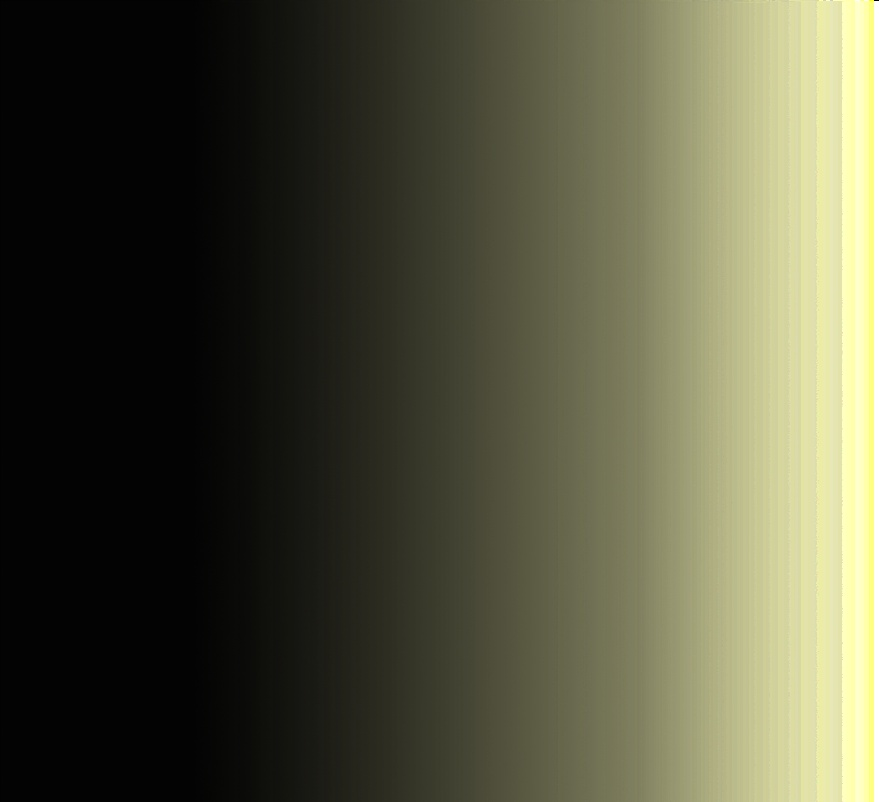
#> input picture images/gradient.jpg, 879 x 802 px, shrunk from 1544 x 1409 before the run
$ jupyter execute --allow-errors thresholding_with_matplotlib.ipynb
#> lines starting #> are read from the running program, lines starting #| are printed output that depends on the picture; after the words box and inside, x2 and y2 are one past the last pixel; in counts of white or black regions, pixels touching at a corner belong together
[cell 1]
import cv2
from matplotlib import pyplot as plt
import numpy as np

[cell 2]
img = cv2.imread('images/lena.jpg',-1)
print(cv2.imshow('lena',img))
#| None
#> (the rest of this cell did not finish here and is left out)

[cell 3]
img = cv2.imread('images/gradient.jpg',0)
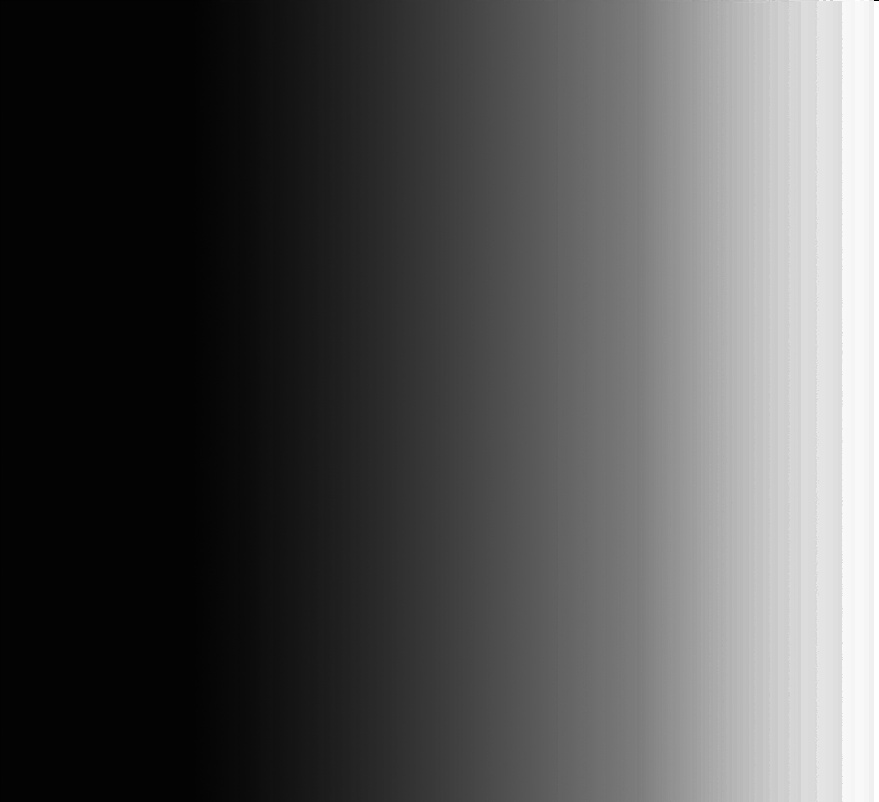
#> img: shape (802, 879); min 0, max 255, mean 81.6
_,th1 = cv2.threshold(img,55,255,cv2.THRESH_BINARY)
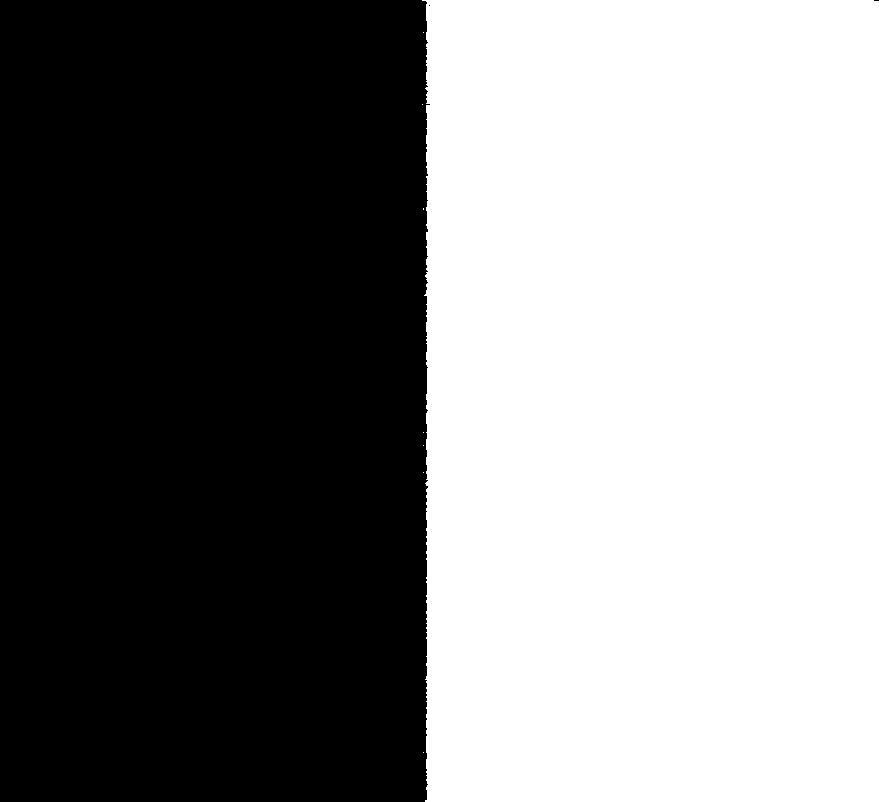
#> th1: shape (802, 879); 51.5% white; 3 black regions (2 under 20 px), largest, box (x1, y1, x2, y2) and area: (0, 0, 430, 802) 342117
_,th2 = cv2.threshold(img,200,255,cv2.THRESH_BINARY_INV)
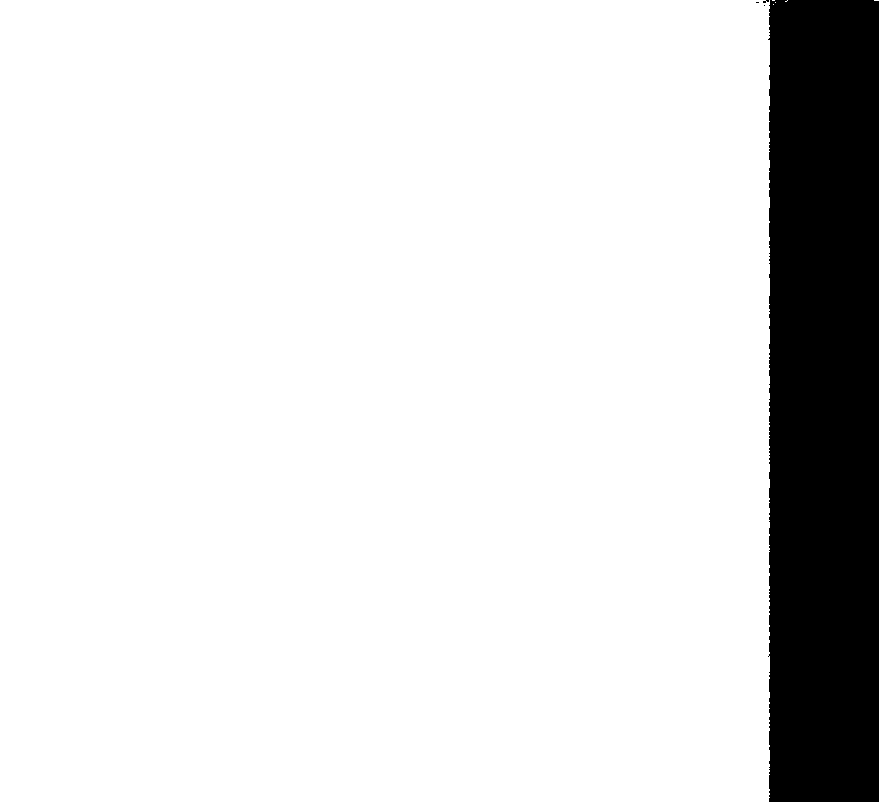
#> th2: shape (802, 879); 87.5% white; 4 black regions (3 under 20 px), largest, box (x1, y1, x2, y2) and area: (768, 0, 879, 802) 87841
_,th3 = cv2.threshold(img,127,255,cv2.THRESH_TRUNC)
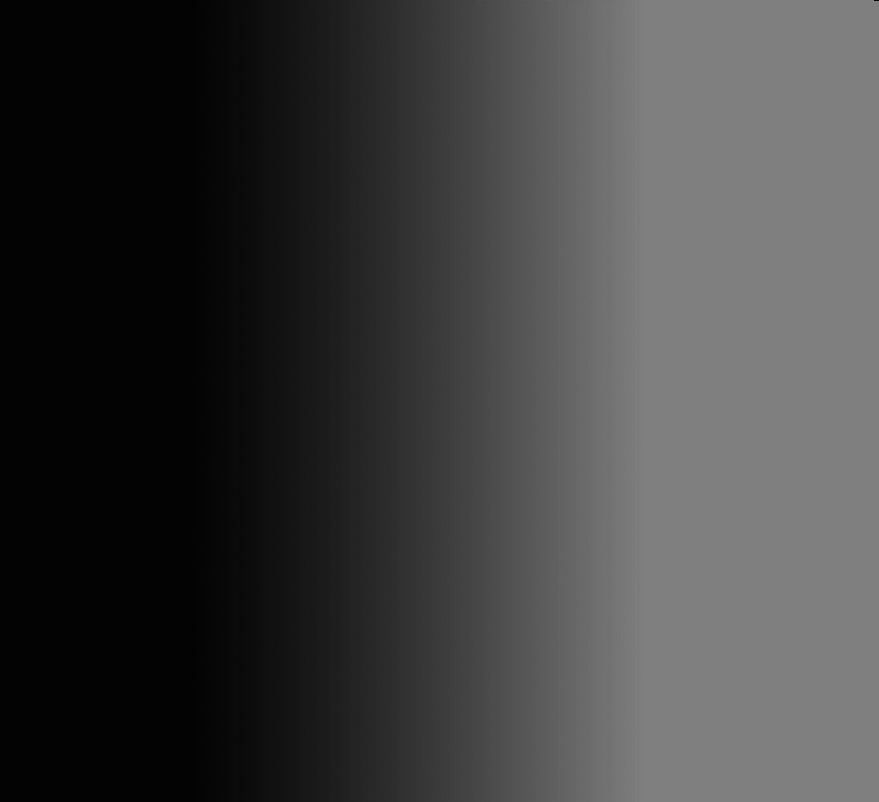
#> th3: shape (802, 879); min 0, max 127, mean 63.8
_,th4 = cv2.threshold(img,127,255,cv2.THRESH_TOZERO)
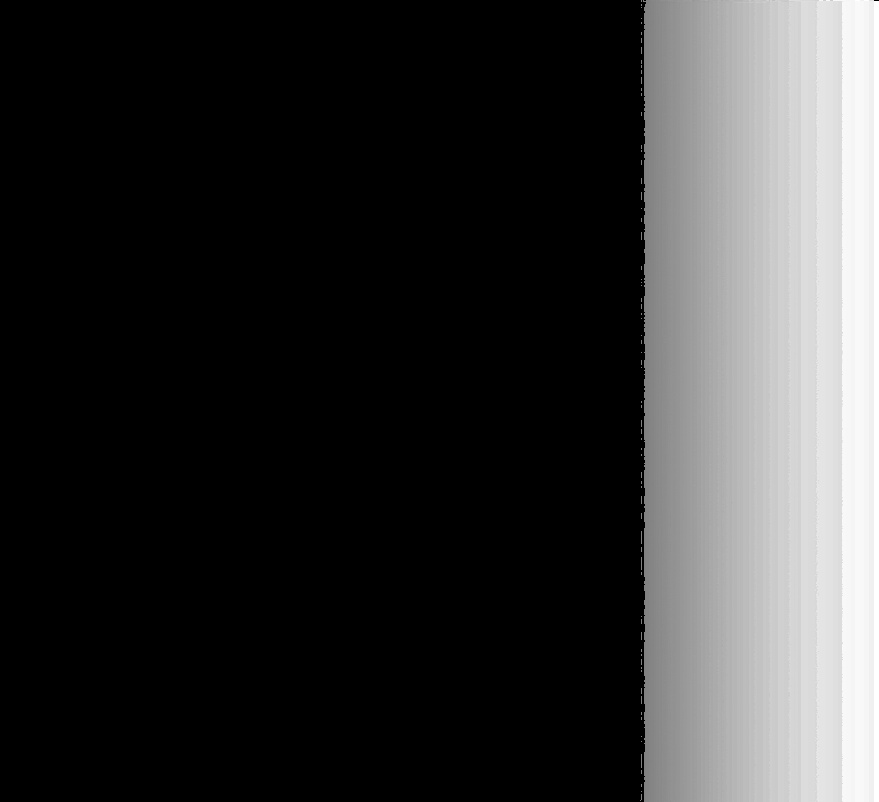
#> th4: shape (802, 879); min 0, max 255, mean 51.8
_,th5 = cv2.threshold(img,127,255,cv2.THRESH_TOZERO_INV)
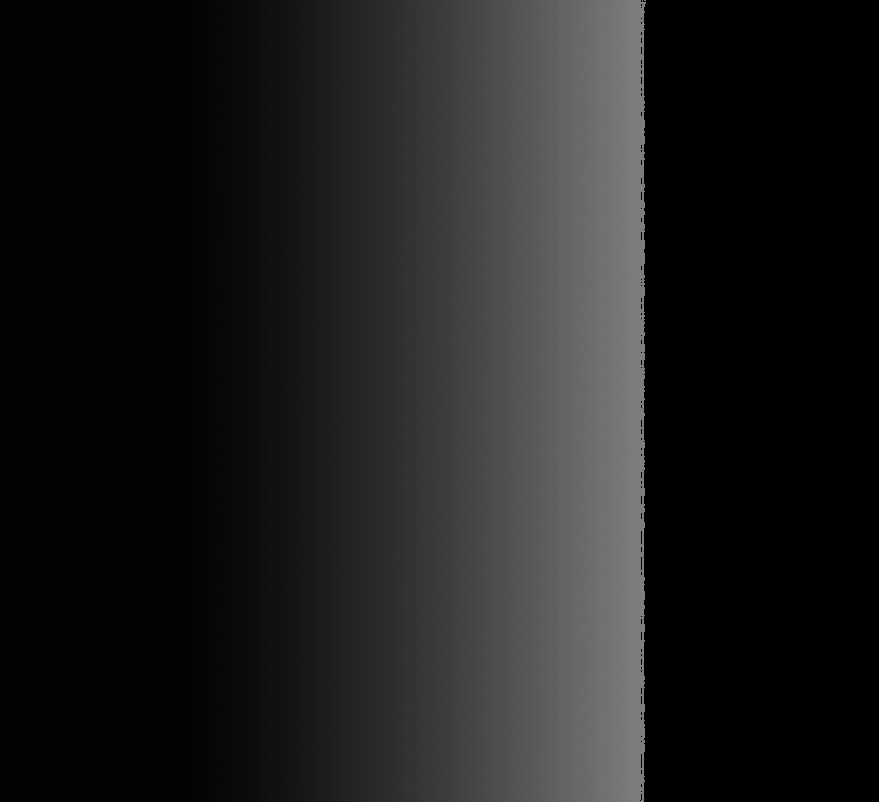
#> th5: shape (802, 879); min 0, max 127, mean 29.8
titles = ['Original Image','BINARY','BINARY_INV','TRUNC','TOZERO','TOZERO_INV']
images = [img,th1,th2,th3,th4,th5]
for i in range(6):
    plt.subplot(2,3,i+1),plt.imshow(images[i],'gray')
    plt.title(titles[i])
    plt.xticks([]),plt.yticks([])

plt.show()
cv2.waitKey(0)
cv2.destroyAllWindows()

$ run again, with images/balloons_noisy.jpg copied over images/gradient.jpg
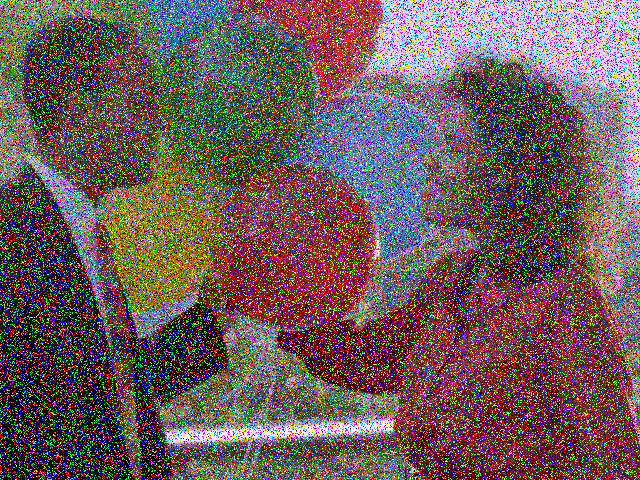
#> input picture images/balloons_noisy.jpg, 640 x 480 px
#| None
#> `_,th1 = cv2.threshold(img,55,255,cv2.THRESH_BINARY)`:
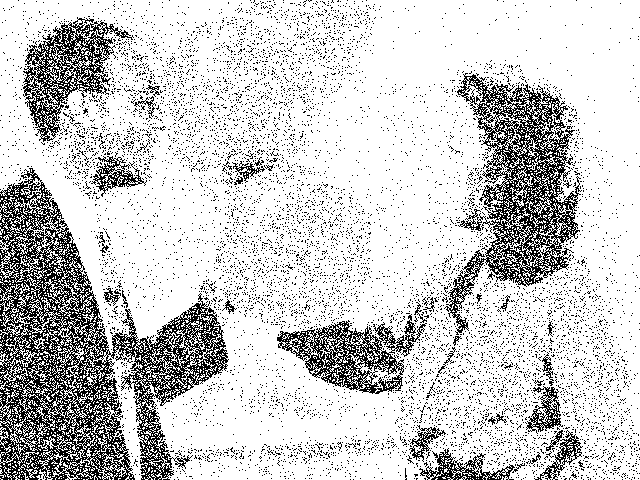
#> th1: shape (480, 640); 79.6% white; black in thin lines or dots
#> th2: shape (480, 640); 83.3% white; black in thin lines or dots
#> `_,th5 = cv2.threshold(img,127,255,cv2.THRESH_TOZERO_INV)`:
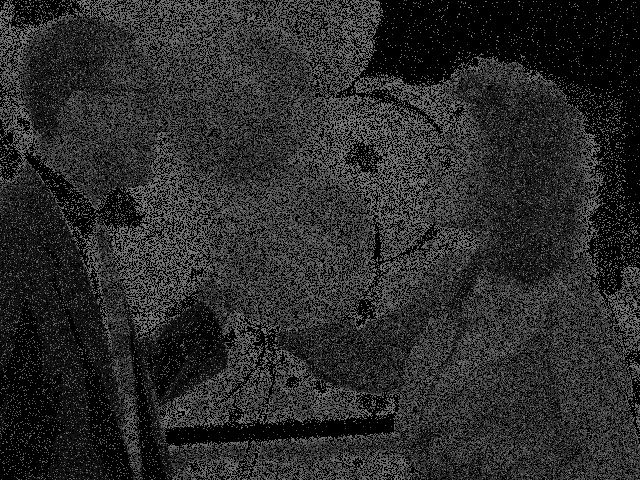
#> th5: shape (480, 640); min 0, max 127, mean 42.5
